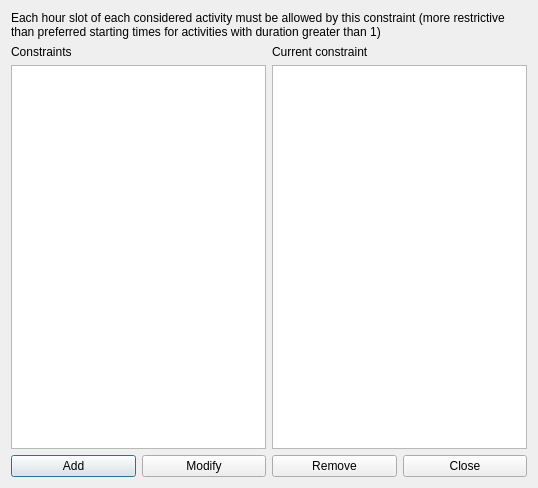
<?xml version="1.0" encoding="UTF-8"?>
<ui version="4.0">
 <class>ConstraintActivitiesPreferredTimeSlotsForm_template</class>
 <widget class="QDialog" name="ConstraintActivitiesPreferredTimeSlotsForm_template">
  <property name="geometry">
   <rect>
    <x>0</x>
    <y>0</y>
    <width>538</width>
    <height>488</height>
   </rect>
  </property>
  <property name="windowTitle">
   <string extracomment="This is the title of the dialog to see the list of all constraints of this type">Constraints activities preferred time slots</string>
  </property>
  <layout class="QGridLayout" name="gridLayout">
   <item row="0" column="0" colspan="2">
    <widget class="QLabel" name="instructionsTextLabel">
     <property name="sizePolicy">
      <sizepolicy hsizetype="Minimum" vsizetype="Minimum">
       <horstretch>0</horstretch>
       <verstretch>0</verstretch>
      </sizepolicy>
     </property>
     <property name="text">
      <string>Each hour slot of each considered activity must be allowed by this constraint (more restrictive than preferred starting times for activities with duration greater than 1)</string>
     </property>
     <property name="wordWrap">
      <bool>true</bool>
     </property>
    </widget>
   </item>
   <item row="1" column="0">
    <layout class="QVBoxLayout" name="verticalLayout">
     <item>
      <widget class="QLabel" name="constraintsTextLabel">
       <property name="frameShape">
        <enum>QFrame::NoFrame</enum>
       </property>
       <property name="frameShadow">
        <enum>QFrame::Plain</enum>
       </property>
       <property name="text">
        <string>Constraints</string>
       </property>
       <property name="wordWrap">
        <bool>false</bool>
       </property>
      </widget>
     </item>
     <item>
      <widget class="QListWidget" name="constraintsListWidget"/>
     </item>
    </layout>
   </item>
   <item row="1" column="1">
    <layout class="QVBoxLayout" name="verticalLayout_2">
     <item>
      <widget class="QLabel" name="currentConstraintTextLabel">
       <property name="text">
        <string>Current constraint</string>
       </property>
       <property name="wordWrap">
        <bool>false</bool>
       </property>
      </widget>
     </item>
     <item>
      <widget class="QPlainTextEdit" name="currentConstraintTextEdit"/>
     </item>
    </layout>
   </item>
   <item row="2" column="0" colspan="2">
    <layout class="QHBoxLayout" name="horizontalLayout">
     <item>
      <widget class="QPushButton" name="addConstraintPushButton">
       <property name="text">
        <string>Add</string>
       </property>
      </widget>
     </item>
     <item>
      <widget class="QPushButton" name="modifyConstraintPushButton">
       <property name="text">
        <string>Modify</string>
       </property>
      </widget>
     </item>
     <item>
      <widget class="QPushButton" name="removeConstraintPushButton">
       <property name="text">
        <string>Remove</string>
       </property>
      </widget>
     </item>
     <item>
      <widget class="QPushButton" name="closePushButton">
       <property name="text">
        <string>Close</string>
       </property>
      </widget>
     </item>
    </layout>
   </item>
  </layout>
 </widget>
 <layoutdefault spacing="6" margin="11"/>
 <resources/>
 <connections/>
</ui>
